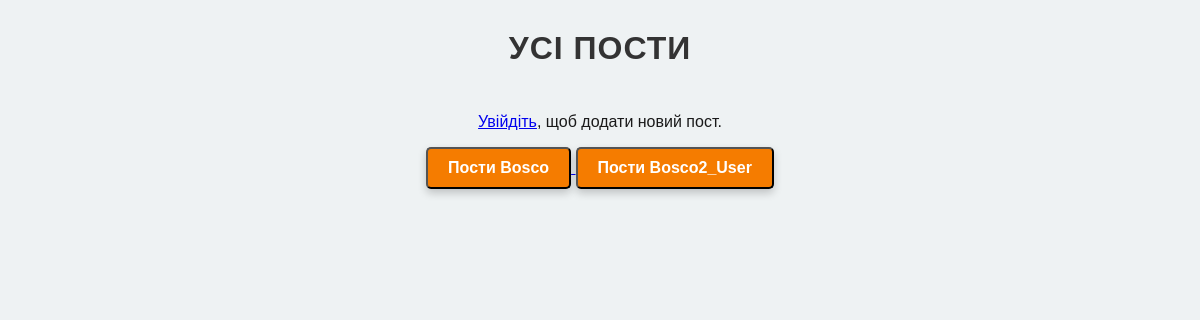
/posts/, run on an earlier commit of the app's database.
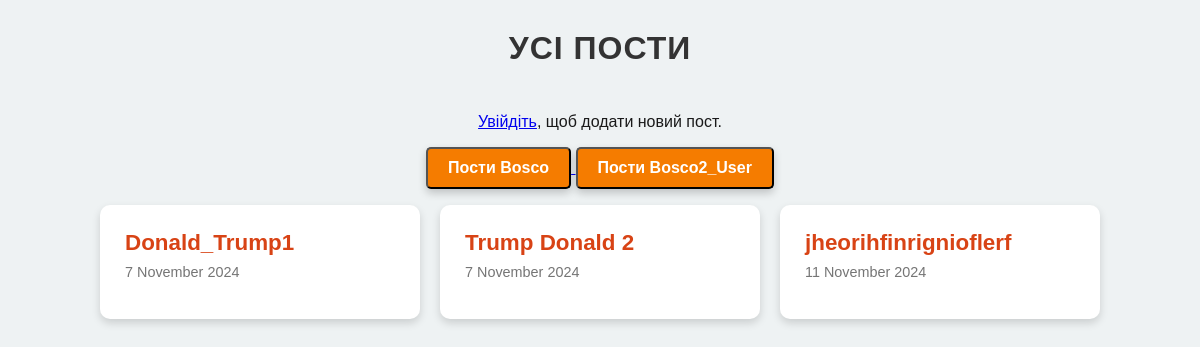
And on a later commit of the database.
### blog_app/models.py (models this page shows, shortened)
class BlogPost(models.Model):
    title = models.CharField(max_length=200)
    text = models.TextField()
    created_at = models.DateTimeField(auto_now_add=True)
    updated_at = models.DateTimeField(auto_now=True)
    owner = models.ForeignKey(settings.AUTH_USER_MODEL, on_delete=models.CASCADE)
    status = models.CharField(
        max_length=10,
        choices=(
            ('draft', 'Draft'),
            ('published', 'Published'),
        ),
        default='draft',
    )

### blog_app/views.py (the view)
# urls.py: path('posts/', BlogListView.as_view(), name='posts'),
class BlogListView(ListView):
    model = BlogPost
    paginate_by = 6
    context_object_name = 'blogpost_list'
    def get_queryset(self):
        status = self.kwargs.get('status', None)
        username = self.kwargs.get('username', None)  # Отримуємо username з URL
        queryset = BlogPost.objects.all()
        if username:
            queryset = queryset.filter(owner__username=username)  # Фільтруємо по користувачу
        if status == 'published':
            queryset = queryset.filter(status=BlogPost.Status.PUBLISHED)
        elif status == 'draft':
            queryset = queryset.filter(status=BlogPost.Status.DRAFT)
        return queryset
    def get_context_data(self, **kwargs):
        context = super().get_context_data(**kwargs)
        status = self.kwargs.get('status', None)
        context['status'] = status  # Додаємо статус до контексту
        return context

### blog_app/templates/blog_app/blogpost_list.html (shortened to what this page needs)
<!DOCTYPE html>
<html lang="en">
<head>
</head>
<body>
<h2>Усі Пости</h2>
{% if user.is_authenticated %}
    <a href="{% url 'blog_app:create_post' %}" class="create-button">Додати пост</a>
{% else %}
    <p><a href="{% url 'login' %}">Увійдіть</a>, щоб додати новий пост.</p>
{% endif %}
<div>
<a href="{% url 'blog_app:user_posts' 'bosco' %}">
    <button class="pagination-button">Пости Bosco</button>
</a>
<a href="{% url 'blog_app:user_posts' 'bosco2_user' %}">
    <button class="pagination-button">Пости Bosco2_User</button>
</a>
</div>
<ul class="blogpost-list">
    {% for blogpost in blogpost_list %}
    <li class="blogpost-item">
        <a href="{% url 'blog_app:post' blogpost.pk %}">{{ blogpost.title }}</a>
        <p>{{ blogpost.created_at|date:"j F Y" }}</p>
    </li>
    {% endfor %}
</ul>
</body>
</html>

What changed in the data, as far as the page shows it:
added BlogPost: title "Donald_Trump1", created_at "7 November 2024"
added BlogPost: title "Trump Donald 2", created_at "7 November 2024"
added BlogPost: title "jheorihfinrignioflerf", created_at "11 November 2024"
